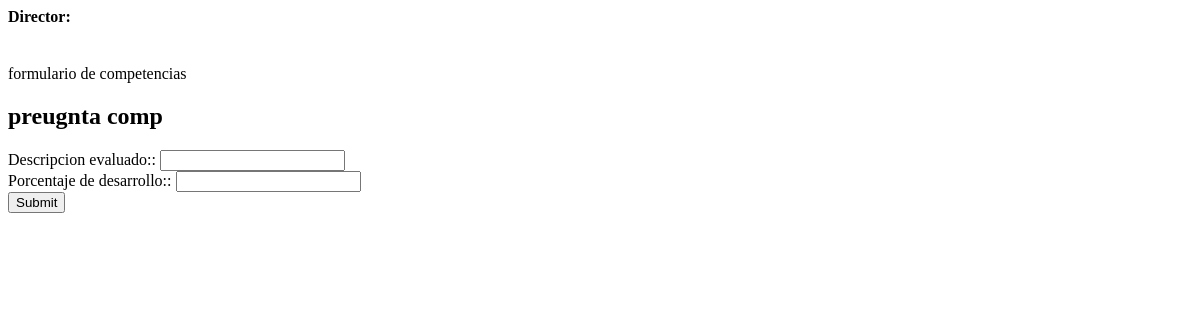
The app's page /lider/evaluacion/1/terminar/ (signed in), older data.
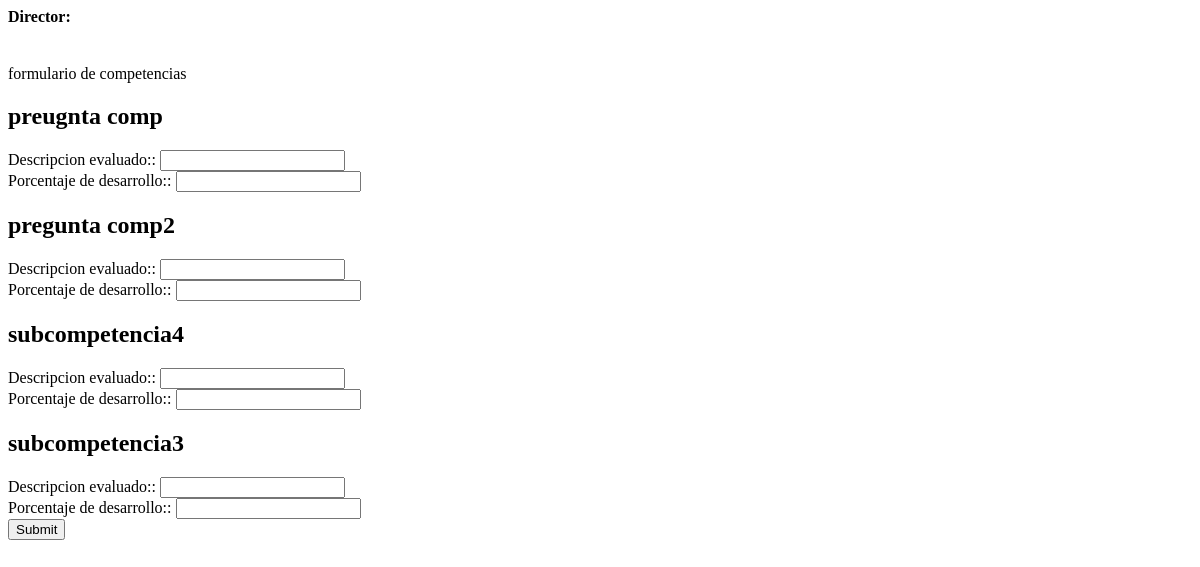
The same page, newer data.
### indicadores/models.py (models this page shows)
class Pregunta (models.Model):
    competencia = models.ForeignKey(Competencia, related_name="preguntas", on_delete=models.SET_NULL, null=True)
    nombre = models.CharField(max_length=150)
    def __str__ (self):
        return f'{self.nombre}'
    class Meta:
        verbose_name = "Definición"

### indicadores/views.py (the view, shortened to what this page needs)
# urls.py: path('lider/evaluacion/<int:id>/terminar/',views.lider_evaluacion_competencia, name="lider_evaluacion_competencia"),
@login_required
def lider_evaluacion_competencia(request, id):
    lider = request.user.lider
    evaluacion = Evaluacion.objects.get(id=id)
    preguntas = Pregunta.objects.filter(competencia__nivel_administrativo=lider.nivel_administrativo)
    forms_competencia = []
    for pregunta in preguntas:
        form_competencia = RespuestaCompetenciaEvaluadoForm(request.POST or None, prefix=f'pregunta_{pregunta.pk}')
        forms_competencia.append((pregunta, form_competencia))
    context = {
            'lider': lider,
            'forms_comptencia':forms_competencia,
        }
    template_name = 'indicadores/lider_evaluacion.html'
    return render(request, template_name, context)

### templates/indicadores/lider_evaluacion.html (shortened to what this page needs)
    <h4>{{evaluacion}} Director: {{evaluacion.director}}</h4>
        {% if forms_objetivo %}
            formulario de objetivos
            <form method="post">
                {% csrf_token %}
               {% comment "" %} campo oculto para obtener el id de evaluacion al guardar con post {% endcomment %}
                <input type="hidden" name="evaluacion_id" value="{{ evaluacion.id }}">
                {% for objetivo, form in forms_objetivo %}
                    <h2>{{ objetivo }}{{objetivo.descripcion}}</h2>
                    {% for field in form %}
                        <div>
                            {{ field.label_tag }}: {{ field }}
                        </div>
                    {% endfor %}
                {% endfor %}
                <input type="submit" value="Submit" name="objetivo">
            </form>
        {% else %}
            formulario de competencias
            <form method="post">
                {% for pregunta, form_competencia in forms_comptencia %}
                    <h2>{{ pregunta }}</h2>
                    {% for field in form_competencia %}
                        <div>
                            {{ field.label_tag }}: {{ field }}
                        </div>
                    {% endfor %}
                {% endfor %}
                <input type="submit" value="Submit" name="competencia">
            </form>
        {% endif %}

Row changes from the older to the newer data that the page shows:
added Pregunta: nombre "pregunta comp2", label_tag "Descripcion evaluado:" "Porcentaje de desarrollo:"
added Pregunta: nombre "subcompetencia4", label_tag "Descripcion evaluado:" "Porcentaje de desarrollo:"
added Pregunta: nombre "subcompetencia3", label_tag "Descripcion evaluado:" "Porcentaje de desarrollo:"
